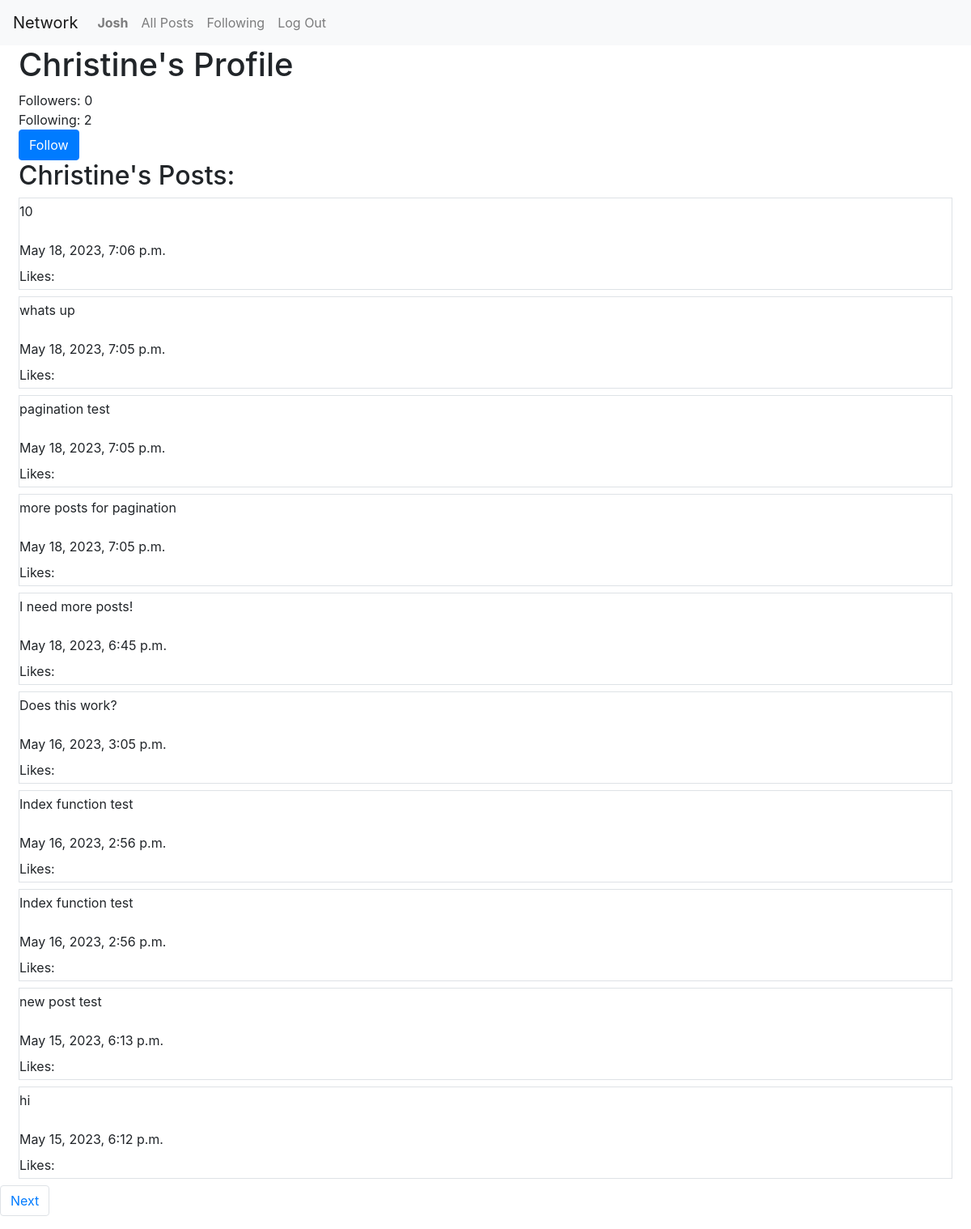
Page /profile/1 (signed in) on the earlier database version.
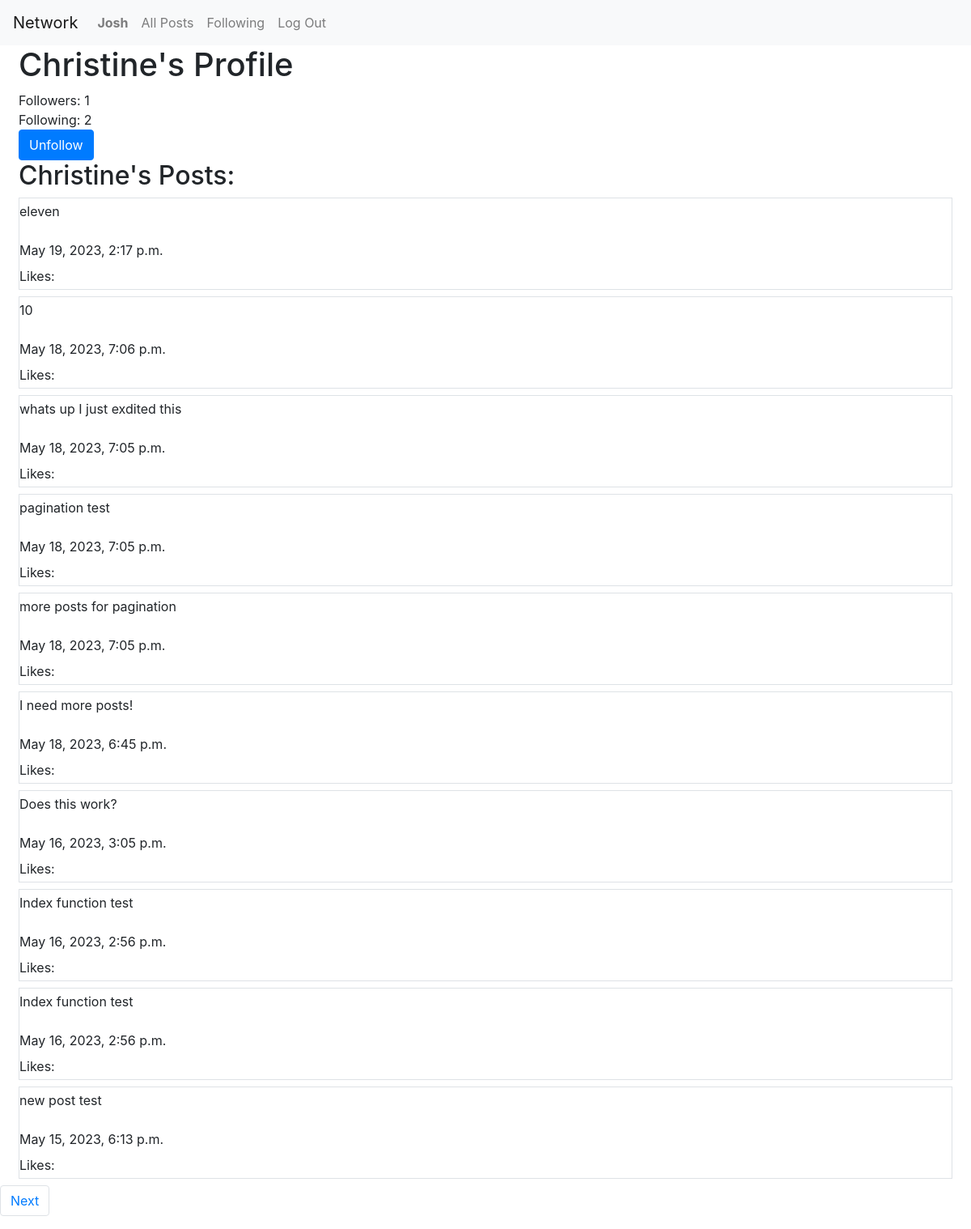
Same page on the later database version.
### network/models.py (models this page shows, shortened)
class Post(models.Model):
    user = models.ForeignKey(User, on_delete=models.CASCADE, related_name="author")
    content = models.TextField(max_length=500)
    date = models.DateTimeField(auto_now_add=True)

### network/views.py (the view)
# urls.py: path("profile/<int:id>", views.display_profile, name="display_profile"),
def display_profile(request, id):
    user = User.objects.get(pk=id)
    posts = Post.objects.filter(user=user).order_by('-date')
    followers = Follower.objects.filter(user_followed=user)
    following = Follower.objects.filter(user_following=user)
    is_follower = followers.filter(user_following=request.user)
    user_is_following = len(is_follower) > 0
    paginator = Paginator(posts, 10)
    page_number = request.GET.get('page')
    page_obj = paginator.get_page(page_number)
    return render(request, "network/profile.html", {
        "user": user,
        "posts": posts,
        "following": following,
        "followers": followers,
        "is_following": user_is_following,
        "current_user": request.user.id,
        "page_obj": page_obj
    })

### network/templates/network/profile.html (shortened to what this page needs)
{% extends "network/layout.html" %}
{% block body %}
    <div class="container-fluid ml-2">
        <h1>{{ user }}'s Profile</h1>
        <span>Followers: {{ followers.count }}</span><br>
        <span>Following: {{ following.count}}</span><br>
        {% if user.is_authenticated %}
            {% if user.id != request.user.id %}
                {% if is_following == True %}
                <form action="{% url 'unfollow' %}" method="POST">
                    <button class="btn btn-primary">Unfollow</button>
                </form>
                {% else %}
                <form action="{% url 'follow' %}" method="POST">
                    <button class="btn btn-primary">Follow</button>
                </form>
                {% endif %}
            {% endif %}
        {% endif %}
        <h2>{{ user }}'s Posts:</h2>
    </div>
    <div class="container-fluid">
        {% for post in page_obj %}
            <div class="row m-2 border flex-column">
                <div class="my-1">
                    <p>{{ post.content }}</p>
                </div>
                <div class="my-1">
                    <span>{{ post.date }}</span>
                </div>
                <div class="my-1">
                    <span>Likes:</span>
                </div>
            </div>
        {% endfor %}
    </div>
    <div class="pagination">
        <nav aria-label="Page navigation example">
            <ul class="pagination">
                {% if page_obj.has_next %}
                    {% if page_obj.next_page_number == page_obj.paginator.num_pages %}
                        <li class="page-item"><a class="page-link" href="?page={{ page_obj.paginator.num_pages }}">Next</a></li>
                    {% else %}
                        <li class="page-item"><a class="page-link" href="?page={{ page_obj.next_page_number }}">Next</a></li>
                    {% endif %}
                {% endif %}
            </ul>
        </nav>
    </div>
{% endblock %}

Differences in the rows shown:
no longer on this page (row unchanged): Post: content "hi", date "May 15, 2023, 6:12 p.m."
added Post: content "eleven", date "May 19, 2023, 2:17 p.m."
changed Post: content "whats up" → "whats up I just exdited this"
Other differences:
{{ followers.count }}: "0" → "1"
text no longer shown: "Follow"
text now shown: "Unfollow"
